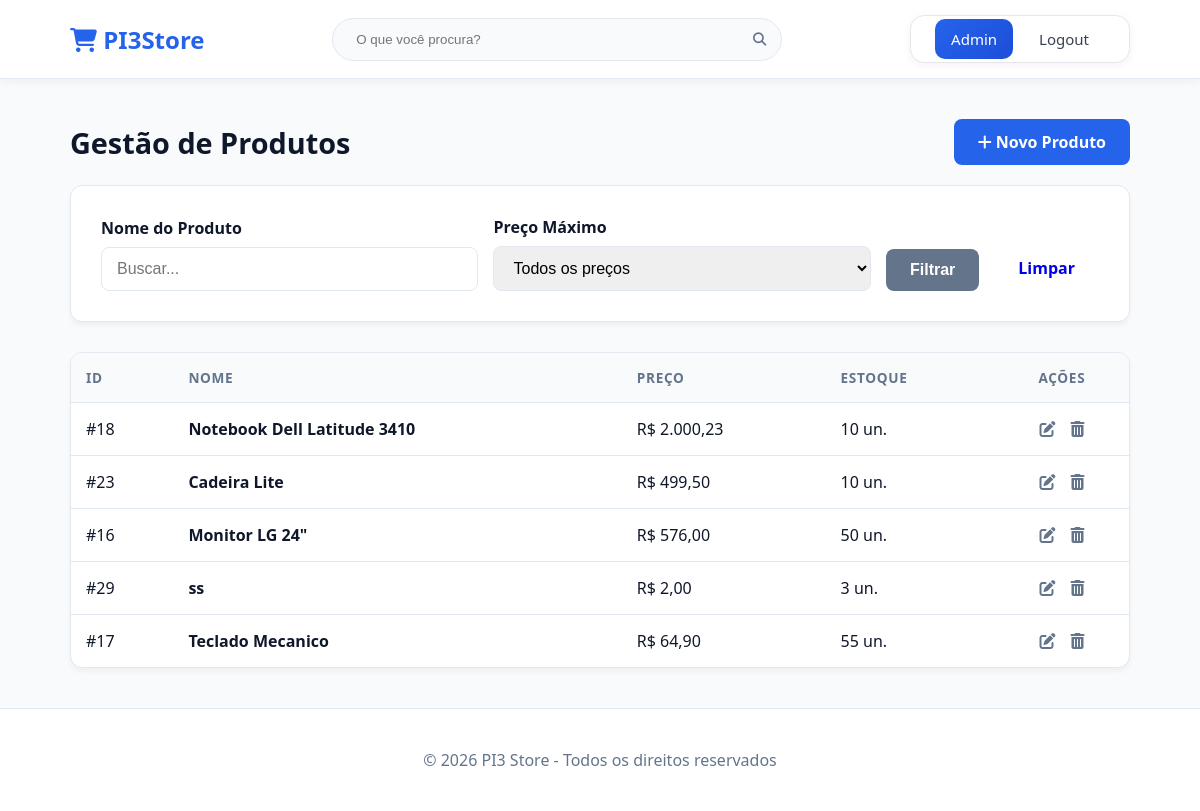
The page /admin/produtos/listar.php (signed in) on the database its author committed.
### tables this page shows
CREATE TABLE `produtos` (
  `id` int(11) NOT NULL,
  `nome` varchar(100) NOT NULL,
  `preco` decimal(10,2) NOT NULL,
  `descricao` text DEFAULT NULL,
  `data_cadastro` timestamp NOT NULL DEFAULT current_timestamp(),
  `quantidade` int(11) NOT NULL DEFAULT 0,
  `foto` varchar(255) DEFAULT NULL
);

### admin/produtos/listar.php (the view, shortened to what this page needs)
<?php
require_once 'functions.php';
$busca = $_GET['busca'] ?? '';
try {
    $sql = "SELECT id, nome, preco, quantidade FROM produtos WHERE 1=1";
    $params = [];
    $sql .= " ORDER BY nome ASC";
    $stmt = $pdo->prepare($sql);
    $stmt->execute($params);
    $produtos = $stmt->fetchAll(PDO::FETCH_ASSOC);
} catch (PDOException $e) {
    die("Erro ao listar produtos: " . $e->getMessage());
}
?>
<main class="container">
    <div class="page-header">
        <h1>Gestão de Produtos</h1>
        <a href="cadastrar.php" class="btn btn-primary">
            <i class="fa-solid fa-plus"></i> Novo Produto
        </a>
    </div>
    <section class="form-container" style="max-width: 100%; margin: 20px 0;">
        <form method="get" action="listar.php" style="display: flex; gap: 15px; align-items: flex-end; flex-wrap: wrap;">
            <div class="form-group" style="flex: 1; margin-bottom: 0;">
                <label for="busca">Nome do Produto</label>
                <input type="text" name="busca" id="busca" class="form-control" placeholder="Buscar..." value="<?php echo htmlspecialchars($busca); ?>">
            </div>
            <div class="form-group" style="flex: 1; margin-bottom: 0;">
                <label for="preco_max">Preço Máximo</label>
                <select name="preco_max" id="preco_max" class="form-control">
                    <option value="">Todos os preços</option>
                </select>
            </div>
            <button type="submit" class="btn btn-secondary">Filtrar</button>
            <a href="listar.php" class="btn">Limpar</a>
        </form>
    </section>
    <div class="table-container">
        <table>
            <thead>
                <tr>
                    <th>ID</th>
                    <th>Nome</th>
                    <th>Preço</th>
                    <th>Estoque</th>
                    <th style="text-align: center;">Ações</th>
                </tr>
            </thead>
            <tbody>
                <?php if (empty($produtos)): ?>
                    <tr>
                        <td colspan="5" style="text-align: center; padding: 40px; color: #64748b;">
                            Nenhum produto encontrado.
                        </td>
                    </tr>
                <?php else: ?>
                    <?php foreach ($produtos as $p): ?>
                        <tr>
                            <td>#<?php echo $p['id']; ?></td>
                            <td><strong><?php echo htmlspecialchars($p['nome']); ?></strong></td>
                            <td>R$ <?php echo number_format($p['preco'], 2, ',', '.'); ?></td>
                            <td><?php echo $p['quantidade']; ?> un.</td>
                            <td>
                                <div class="actions" style="justify-content: center;">
                                    <a href="editar.php?id=<?php echo $p['id']; ?>" title="Editar">
                                        <i class="fa-solid fa-pen-to-square"></i>
                                    </a>
                                    <a href="excluir.php?id=<?php echo $p['id']; ?>" class="delete" title="Excluir" onclick="return confirm('Deseja realmente excluir este produto?')">
                                        <i class="fa-solid fa-trash-can"></i>
                                    </a>
                                </div>
                            </td>
                        </tr>
                    <?php endforeach; ?>
                <?php endif; ?>
            </tbody>
        </table>
    </div>
</main>

### css/style.css (style rules this page uses)
:root { --primary: #2563eb; --dark: #0f172a; --success: #10b981; --danger: #ef4444; --bg: #f8fafc; --border: #e2e8f0; }
* { margin: 0; padding: 0; box-sizing: border-box; }
body { font-family: 'Segoe UI', system-ui, sans-serif; background: var(--bg); color: var(--dark); }
.container { max-width: 1100px; margin: 0 auto; padding: 0 20px; }
.form-container { background: white; padding: 30px; border-radius: 12px; border: 1px solid var(--border); max-width: 600px; margin: 40px auto; box-shadow: 0 4px 6px -1px rgba(0,0,0,0.05); }
.form-group { margin-bottom: 20px; }
.form-group label { display: block; margin-bottom: 8px; font-weight: 600; color: var(--dark); }
.form-control { width: 100%; padding: 12px 15px; border: 1px solid var(--border); border-radius: 8px; font-size: 1rem; transition: border-color 0.2s; }
.btn { display: inline-block; padding: 12px 24px; border-radius: 8px; font-weight: 600; text-decoration: none; cursor: pointer; transition: 0.2s; border: none; font-size: 1rem; text-align: center; }
.btn-primary { background: var(--primary); color: white; }
.btn-secondary { background: #64748b; color: white; }
.table-container { background: white; border-radius: 12px; border: 1px solid var(--border); overflow: hidden; margin: 30px 0; box-shadow: 0 4px 6px -1px rgba(0,0,0,0.05); }
table { width: 100%; border-collapse: collapse; }
th, td { padding: 15px; text-align: left; border-bottom: 1px solid var(--border); }
th { background: #f8fafc; font-weight: 600; color: #64748b; text-transform: uppercase; font-size: 0.85rem; letter-spacing: 0.05em; }
tr:last-child td { border-bottom: none; }
.actions { display: flex; gap: 15px; }
.actions a { color: #64748b; transition: 0.2s; }
.page-header { display: flex; justify-content: space-between; align-items: center; margin: 40px 0 20px; }
.page-header h1 { font-size: 1.8rem; color: var(--dark); }

### rows shown on the page
produtos: id "18", nome "Notebook Dell Latitude 3410", preco "2.000,23", quantidade "10"
produtos: id "23", nome "Cadeira Lite", preco "499,50", quantidade "10"
produtos: id "16", nome "Monitor LG 24\"", preco "576,00", quantidade "50"
produtos: id "29", nome "ss", preco "2,00", quantidade "3"
produtos: id "17", nome "Teclado Mecanico", preco "64,90", quantidade "55"
